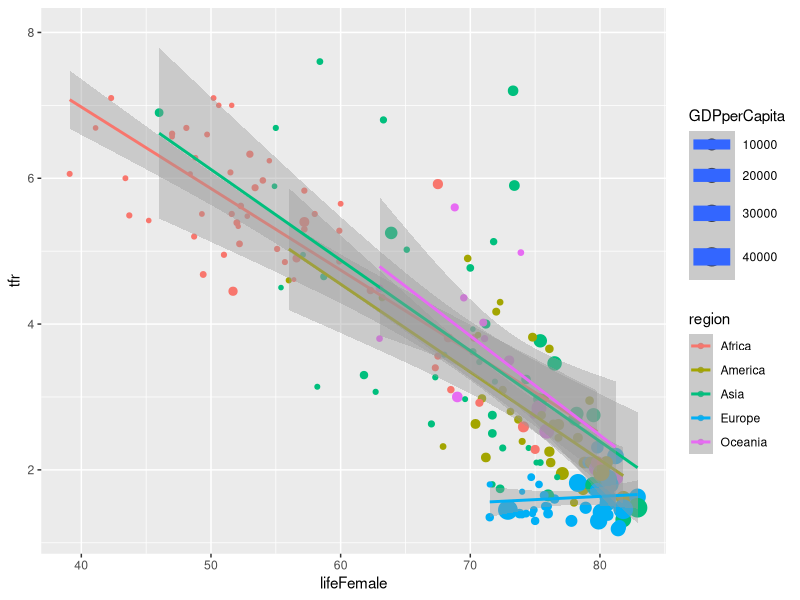
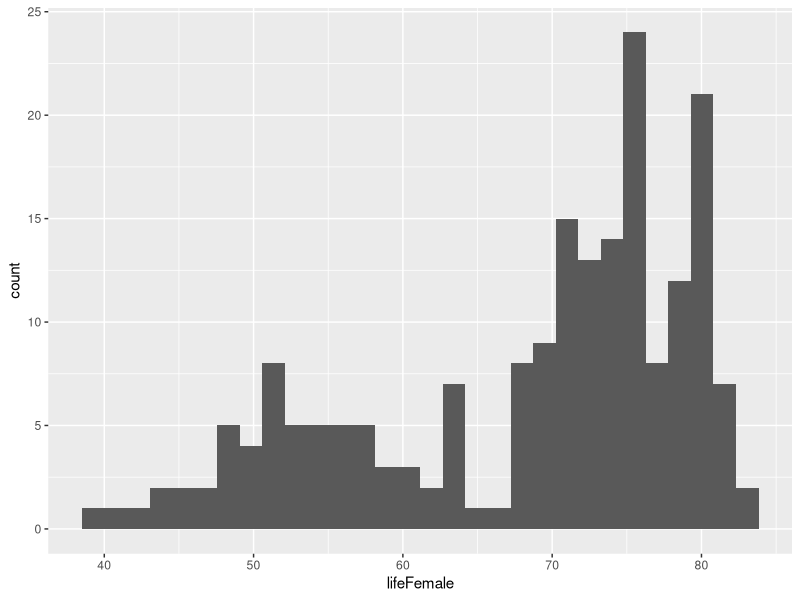
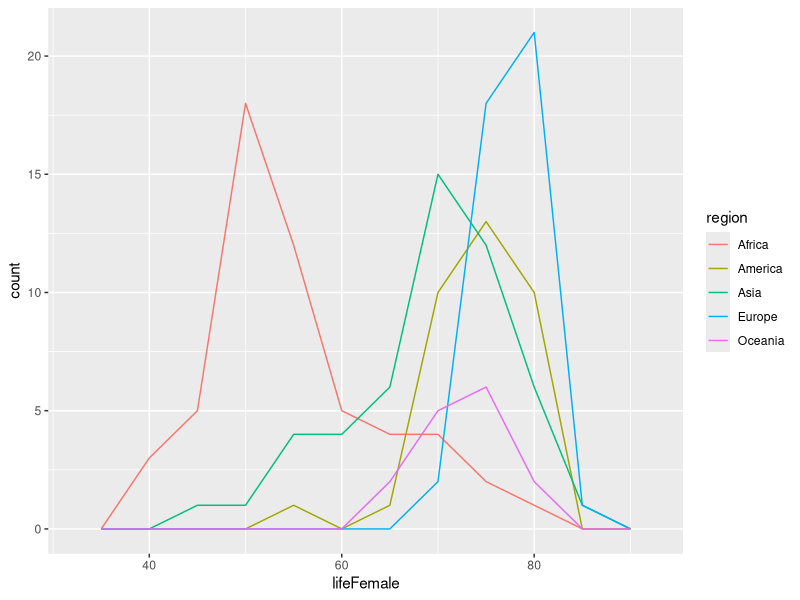
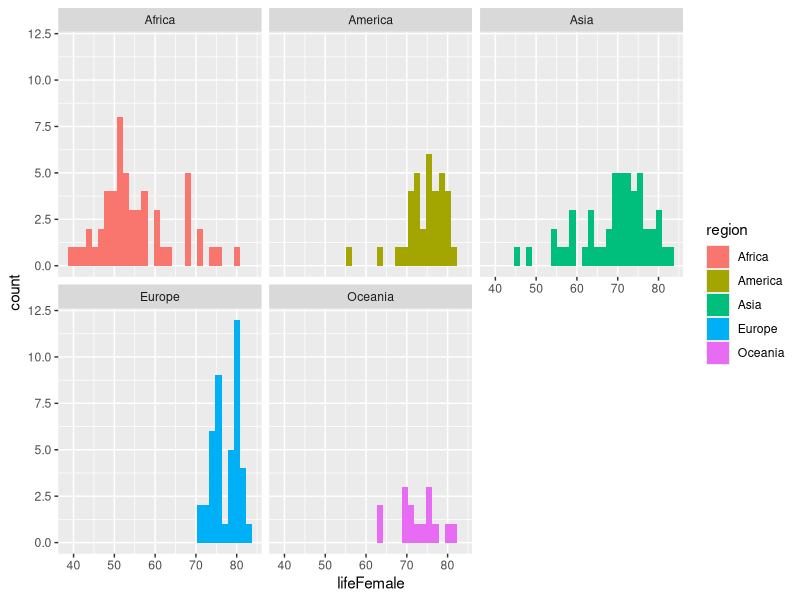

Source code (R) for these figures, in order:
library(tidyverse)

un <- read_table("day2/data/UnitedNations.txt")

ggplot(un, aes(x = lifeFemale, y = tfr, col = region, size = GDPperCapita)) +
  geom_point() +
  geom_smooth(method = "lm", formula = y ~ x)
  
g <- ggplot(un, aes(x = lifeFemale))

g + geom_histogram()
g + geom_freqpoly(mapping = aes(col = region), binwidth = 5)
g + geom_histogram(mapping = aes(fill = region)) + facet_wrap(~region)
